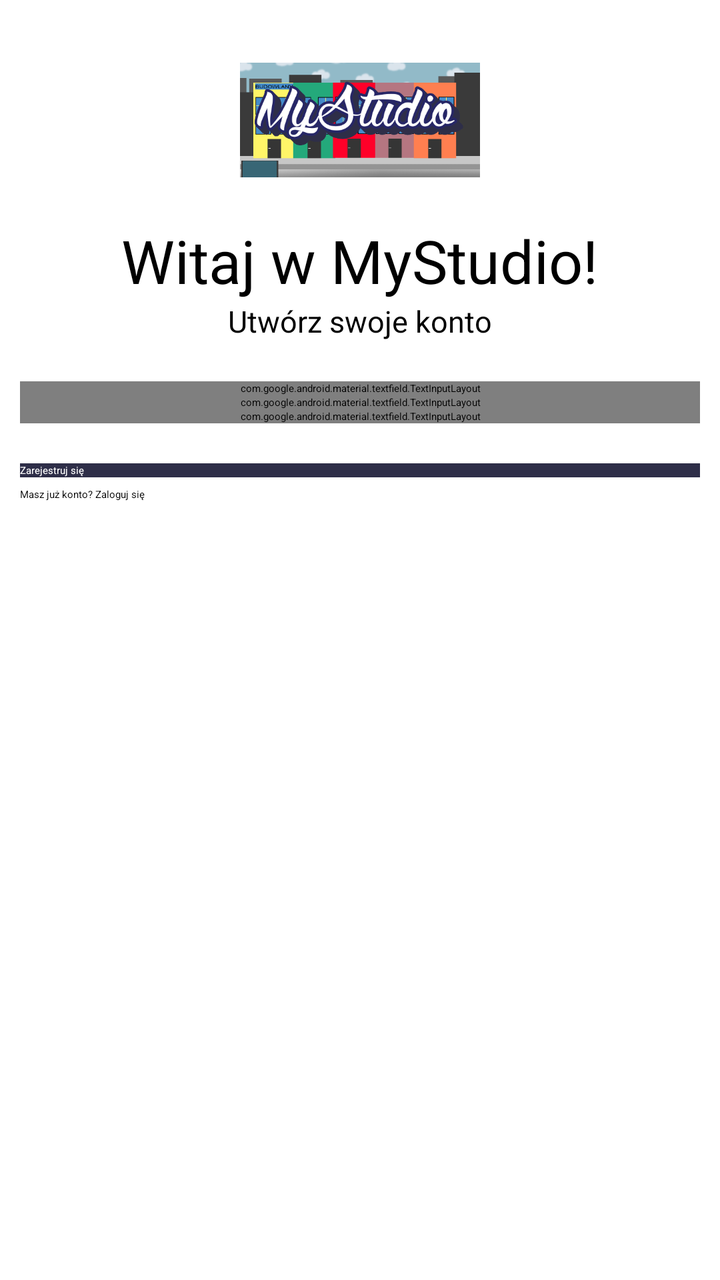
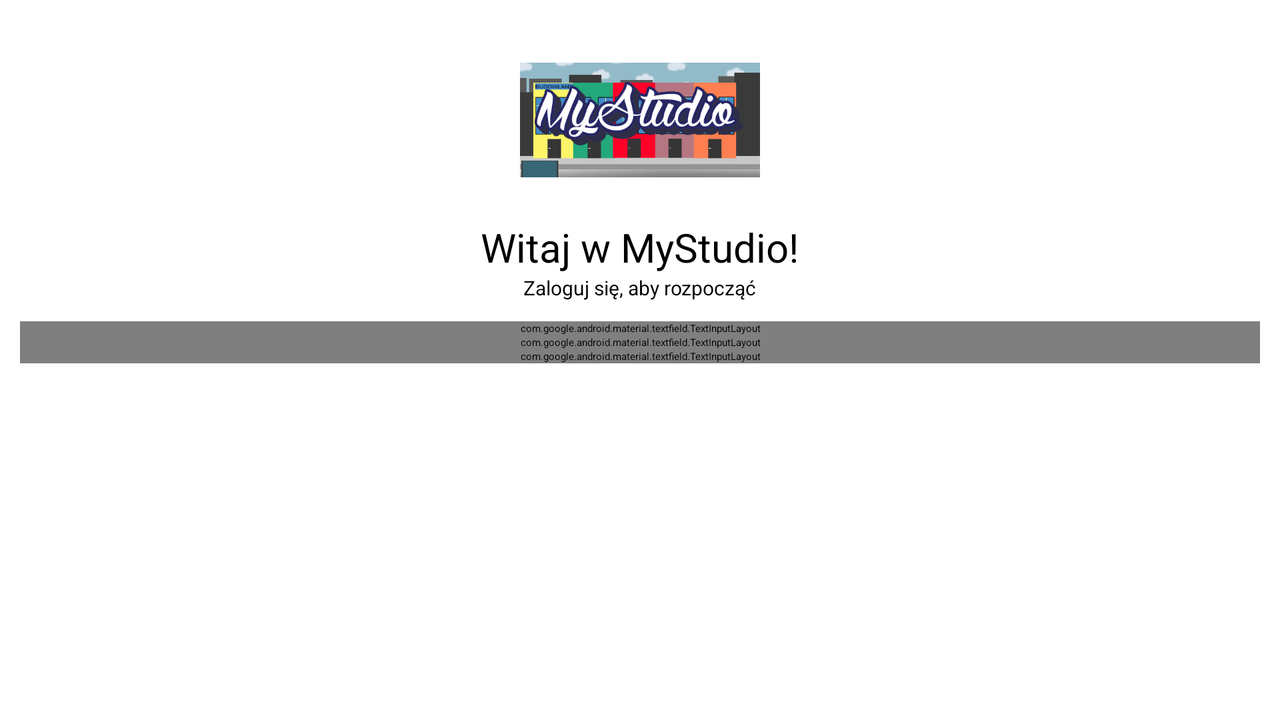

The same Android screen from two of the app's own layout files: first res/layout/ as a phone draws it, then the author's variant for another configuration, drawn on a device whose configuration selects that folder. Both files follow.
<!-- AndroidManifest.xml: application theme Theme.StudioGraficzne -->
<!-- res/layout/activity_rejestracja.xml -->
<?xml version="1.0" encoding="utf-8"?>
<LinearLayout xmlns:android="http://schemas.android.com/apk/res/android"
    xmlns:app="http://schemas.android.com/apk/res-auto"
    xmlns:tools="http://schemas.android.com/tools"
    android:layout_width="match_parent"
    android:layout_height="match_parent"
    tools:context=".activity_rejestracja"
    android:orientation="vertical"
    android:gravity="center_horizontal"
    android:background="#fff"
    android:padding="10dp"
    >

    <ImageView
        android:layout_width="120dp"
        android:layout_height="100dp"
        android:src="@drawable/rejestracja_logo"/>
    <TextView
        android:layout_width="wrap_content"
        android:layout_height="wrap_content"
        android:text="Witaj w MyStudio!"
        android:textSize="30sp"/>
    <TextView
        android:layout_width="wrap_content"
        android:layout_height="wrap_content"
        android:text="Utwórz swoje konto"
        android:textSize="15sp"/>

    <LinearLayout
        android:layout_width="match_parent"
        android:layout_height="wrap_content"
        android:orientation="vertical"
        android:layout_marginTop="20dp">

        <com.google.android.material.textfield.TextInputLayout
            android:id="@+id/login"
            android:layout_width="match_parent"
            android:layout_height="wrap_content"
            android:hint="Login"
            style="@style/Widget.MaterialComponents.TextInputLayout.OutlinedBox">

            <com.google.android.material.textfield.TextInputEditText
                android:layout_width="match_parent"
                android:layout_height="wrap_content"
                android:inputType="text"/>

        </com.google.android.material.textfield.TextInputLayout>

        <com.google.android.material.textfield.TextInputLayout
            android:id="@+id/email"
            android:layout_width="match_parent"
            android:layout_height="wrap_content"
            android:hint="Email"
            style="@style/Widget.MaterialComponents.TextInputLayout.OutlinedBox">

            <com.google.android.material.textfield.TextInputEditText
                android:layout_width="match_parent"
                android:layout_height="wrap_content"
                android:inputType="textEmailAddress"/>

        </com.google.android.material.textfield.TextInputLayout>

        <com.google.android.material.textfield.TextInputLayout
            android:id="@+id/password"
            android:layout_width="match_parent"
            android:layout_height="wrap_content"
            android:hint="Password"
            app:passwordToggleEnabled="true"
            style="@style/Widget.MaterialComponents.TextInputLayout.OutlinedBox">

            <com.google.android.material.textfield.TextInputEditText
                android:layout_width="match_parent"
                android:layout_height="wrap_content"
                android:inputType="textPassword"/>

        </com.google.android.material.textfield.TextInputLayout>

    </LinearLayout>

    <androidx.appcompat.widget.AppCompatButton
        android:layout_width="match_parent"
        android:layout_height="wrap_content"
        android:text="Zarejestruj się"
        android:background="#2e2e48"
        android:textColor="#fff"
        android:layout_marginTop="20dp"/>

    <androidx.appcompat.widget.AppCompatButton
        android:id="@+id/button_rejestracja_masz_juz_konto"
        android:layout_width="match_parent"
        android:layout_height="wrap_content"
        android:text="Masz już konto? Zaloguj się"
        android:background="#00000000"
        android:textColor="#000"
        android:layout_marginTop="5dp"/>

</LinearLayout>
<!-- resources referenced by this layout -->
<resources>
  <!-- drawable rejestracja_logo: png bitmap (drawable, 46527 bytes) -->
  <style name="Theme.StudioGraficzne" parent="Theme.MaterialComponents.DayNight.DarkActionBar">
          
          <item name="colorPrimary">@color/purple_200</item>
          <item name="colorPrimaryVariant">@color/purple_700</item>
          <item name="colorOnPrimary">@color/black</item>
          
          <item name="colorSecondary">@color/teal_200</item>
          <item name="colorSecondaryVariant">@color/teal_200</item>
          <item name="colorOnSecondary">@color/black</item>
          
          <item name="android:statusBarColor" tools:targetApi="l">?attr/colorPrimaryVariant</item>
          
      </style>
  <color name="purple_200">#FFBB86FC</color>
  <color name="purple_700">#FF3700B3</color>
  <color name="black">#FF000000</color>
  <color name="teal_200">#FF03DAC5</color>
</resources>
<!-- res/layout-land/activity_rejestracja.xml (the author's variant of the layout above) -->
<!-- drawn on the phone turned sideways -->
<?xml version="1.0" encoding="utf-8"?>
<LinearLayout xmlns:android="http://schemas.android.com/apk/res/android"
    xmlns:app="http://schemas.android.com/apk/res-auto"
    xmlns:tools="http://schemas.android.com/tools"
    android:layout_width="match_parent"
    android:layout_height="match_parent"
    tools:context=".activity_rejestracja"
    android:orientation="vertical"
    android:gravity="center_horizontal"
    android:background="#fff"
    android:padding="10dp"
    >

    <ImageView
        android:layout_width="120dp"
        android:layout_height="100dp"
        android:src="@drawable/rejestracja_logo"/>
    <TextView
        android:layout_width="wrap_content"
        android:layout_height="wrap_content"
        android:text="Witaj w MyStudio!"
        android:textSize="20sp"/>
    <TextView
        android:layout_width="wrap_content"
        android:layout_height="wrap_content"
        android:text="Zaloguj się, aby rozpocząć"
        android:textSize="10sp"/>

    <LinearLayout
        android:layout_width="match_parent"
        android:layout_height="wrap_content"
        android:orientation="vertical"
        android:layout_marginTop="10dp">

        <com.google.android.material.textfield.TextInputLayout
            android:id="@+id/login"
            android:layout_width="match_parent"
            android:layout_height="wrap_content"
            android:hint="Login"
            style="@style/Widget.MaterialComponents.TextInputLayout.OutlinedBox">

            <com.google.android.material.textfield.TextInputEditText
                android:layout_width="match_parent"
                android:layout_height="wrap_content"
                android:inputType="text"/>
            
        </com.google.android.material.textfield.TextInputLayout>

        <com.google.android.material.textfield.TextInputLayout
            android:id="@+id/email"
            android:layout_width="match_parent"
            android:layout_height="wrap_content"
            android:hint="Email"
            style="@style/Widget.MaterialComponents.TextInputLayout.OutlinedBox">

            <com.google.android.material.textfield.TextInputEditText
                android:layout_width="match_parent"
                android:layout_height="wrap_content"
                android:inputType="textEmailAddress"/>

        </com.google.android.material.textfield.TextInputLayout>

        <com.google.android.material.textfield.TextInputLayout
            android:id="@+id/password"
            android:layout_width="match_parent"
            android:layout_height="wrap_content"
            android:hint="Password"
            app:passwordToggleEnabled="true"
            style="@style/Widget.MaterialComponents.TextInputLayout.OutlinedBox">

            <com.google.android.material.textfield.TextInputEditText
                android:layout_width="match_parent"
                android:layout_height="wrap_content"
                android:inputType="textPassword"/>

        </com.google.android.material.textfield.TextInputLayout>

    </LinearLayout>

</LinearLayout>
